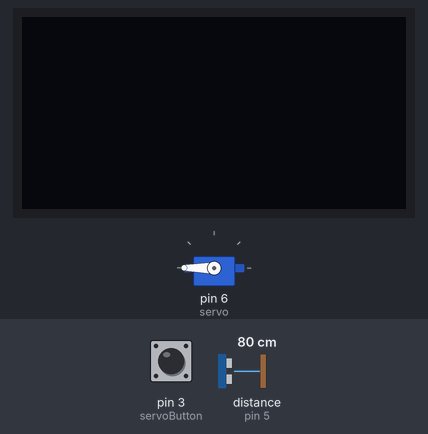
Simulated run of this sketch. Board: Arduino Uno, built with avr-gcc and run on an emulated ATmega328P. On the bench: 128×64 one-colour display, servo. The inputs (shaded band) are chosen by the test bench; at power-on: pin 3 (servoButton) HIGH, distance to the obstacle (sensor on pin 5) 80 cm. The echo pulse lasts 58.3 µs per cm; what the sketch prints to the serial monitor is not drawn.

Above: at 1.2 s.
1.3 s: pin 3 (servoButton) pulled LOW for 0.15 s
At 4.3 s:
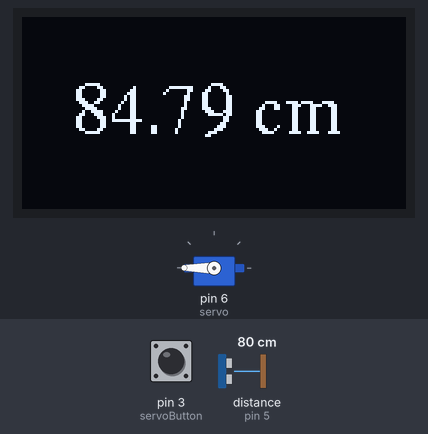
4.4 s: pin 3 (servoButton) pulled LOW for 1 s
At 5.7 s:
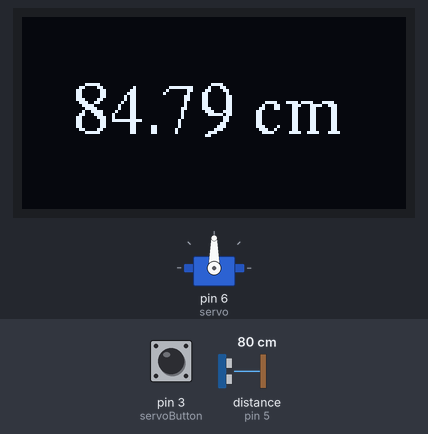
8.4 s: pin 3 (servoButton) pulled LOW for 3.2 s
At 11.9 s:
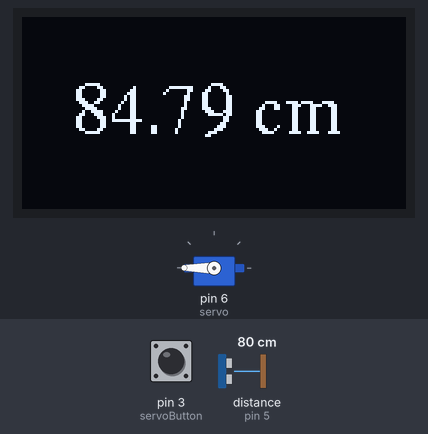
Timing chart, 0 to 13.4 s (numbered marks = the images above; inputs shaded):
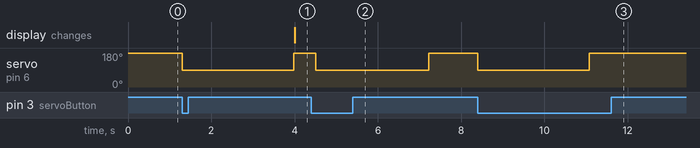

Measured:
- after the input at 1.3 s, servo on pin 6 (servo): 180° → 90° at once, → 180° 2.7 s later; the display: changes after 2.7 s (image 1)
- after the input at 4.4 s, servo on pin 6 (servo): 180° → 90° after 0.11 s, → 180° 2.7 s later
- after the input at 8.4 s, servo on pin 6 (servo): 180° → 90° at once, → 180° 2.7 s later

The sketch:

lancador_projeteis.ino
```cpp
#include <SPI.h>
#include <Wire.h>
#include <Adafruit_GFX.h>
#include <Adafruit_SSD1306.h>
#include <Fonts/FreeSerif12pt7b.h>
#include <Servo.h>
#include <SoftwareSerial.h>

Adafruit_SSD1306 display(-1);
Servo servo;

const int servoButton = 3;
const int trig = 4;
const int echo = 5;

const float initialOffset = 5.50;

void setup() {
  Serial.begin(9600);
  display.begin(SSD1306_SWITCHCAPVCC, 0x3C);

  servo.attach(6);
  servo.write(180);
  pinMode(servoButton, INPUT_PULLUP);
  pinMode(trig, OUTPUT);
  pinMode(echo, INPUT);
}

void loop() {
  display.clearDisplay();

  float distance = -1;

  if(digitalRead(servoButton) == LOW) {
    servo.write(90);
    delay(180);
    distance = calculateDistance();
    servo.write(180);
    showResults(distance);
  }

   if (distance > 0 && distance < 4000) {
      Serial.print("DIST:");
      Serial.println(distance);
  }
}

float calculateDistance() {
  float distance = 9999;
  unsigned long startTime = millis();

  while(millis() - startTime < 2500) {
    long duration = 0;

    digitalWrite(trig, LOW);
    delayMicroseconds(2);
    digitalWrite(trig, HIGH);
    delayMicroseconds(10);
    digitalWrite(trig, LOW);

    duration = pulseIn(echo, HIGH, 25000);

    if (duration == 0) continue;

    float d = (duration * 0.034) / 2.0;

    if(d > 1 && d < distance) {
      distance = d;
    }
  }

  if (distance == 9999) return -1;

  return distance + initialOffset;
}

void showResults(float distance) {
  display.setFont(&FreeSerif12pt7b);
  display.setTextSize(1);
  display.setTextColor(WHITE);
  display.setCursor(17, 38);
  display.print(distance);
  display.println(" cm");
  display.display();
  delay(500);
  display.clearDisplay();
}
```
